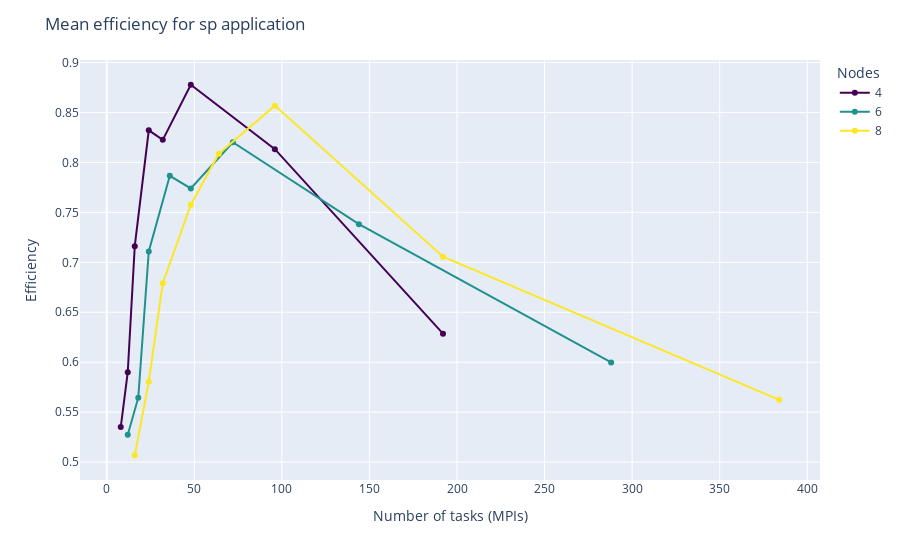

Here is the notebook cell this chart was saved with:
### Markdown cell above
## Efficiency vs ntasks (MPIs)

### Code cell
fig = px.line(x=sp['ntasks'], y=sp['efficiency'],
                markers=True,
                color=sp['nodes'],
                color_discrete_sequence=['#440154', '#21918c', '#fde725'])
fig.update_layout(title='Mean efficiency for sp application',
                    legend_title_text='Nodes',
                    xaxis_title='Number of tasks (MPIs)',
                    yaxis_title='Efficiency')
fig.show()

### Figure 1 — Plotly figure (JSON) as saved in the notebook; plotly's stock layout.template omitted (floating-point values rounded to 4 significant figures)
{"data": [{"hovertemplate": "color=4<br>x=%{x}<br>y=%{y}<extra></extra>", "legendgroup": "4", "line": {"color": "#440154", "dash": "solid"}, "marker": {"symbol": "circle"}, "mode": "markers+lines", "name": "4", "orientation": "v", "showlegend": true, "type": "scatter", "x": [8, 12, 16, 24, 32, 48, 96, 192], "xaxis": "x", "y": [0.5351, 0.5899, 0.7162, 0.8321, 0.8226, 0.8777, 0.8133, 0.6286], "yaxis": "y"}, {"hovertemplate": "color=6<br>x=%{x}<br>y=%{y}<extra></extra>", "legendgroup": "6", "line": {"color": "#21918c", "dash": "solid"}, "marker": {"symbol": "circle"}, "mode": "markers+lines", "name": "6", "orientation": "v", "showlegend": true, "type": "scatter", "x": [12, 18, 24, 36, 48, 72, 144, 288], "xaxis": "x", "y": [0.5273, 0.5645, 0.7109, 0.7866, 0.7739, 0.8202, 0.7382, 0.5998], "yaxis": "y"}, {"hovertemplate": "color=8<br>x=%{x}<br>y=%{y}<extra></extra>", "legendgroup": "8", "line": {"color": "#fde725", "dash": "solid"}, "marker": {"symbol": "circle"}, "mode": "markers+lines", "name": "8", "orientation": "v", "showlegend": true, "type": "scatter", "x": [16, 24, 32, 48, 64, 96, 192, 384], "xaxis": "x", "y": [0.5069, 0.5804, 0.679, 0.7576, 0.8087, 0.8568, 0.7056, 0.5623], "yaxis": "y"}], "layout": {"legend": {"title": {"text": "Nodes"}, "tracegroupgap": 0}, "margin": {"t": 60}, "title": {"text": "Mean efficiency for sp application"}, "xaxis": {"anchor": "y", "domain": [0, 1], "title": {"text": "Number of tasks (MPIs)"}}, "yaxis": {"anchor": "x", "domain": [0, 1], "title": {"text": "Efficiency"}}}}
